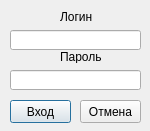
<?xml version="1.0" encoding="UTF-8"?>
<ui version="4.0">
 <class>Form_Auth</class>
 <widget class="QDialog" name="Form_Auth">
  <property name="geometry">
   <rect>
    <x>0</x>
    <y>0</y>
    <width>150</width>
    <height>131</height>
   </rect>
  </property>
  <property name="windowTitle">
   <string>Вход</string>
  </property>
  <property name="windowIcon">
   <iconset resource="res.qrc">
    <normaloff>:/new/prefix1/login.ico</normaloff>:/new/prefix1/login.ico</iconset>
  </property>
  <property name="autoFillBackground">
   <bool>true</bool>
  </property>
  <property name="modal">
   <bool>true</bool>
  </property>
  <widget class="QLineEdit" name="lineEdit_login">
   <property name="geometry">
    <rect>
     <x>10</x>
     <y>30</y>
     <width>131</width>
     <height>20</height>
    </rect>
   </property>
  </widget>
  <widget class="QLineEdit" name="lineEdit_Pass">
   <property name="geometry">
    <rect>
     <x>10</x>
     <y>70</y>
     <width>131</width>
     <height>20</height>
    </rect>
   </property>
   <property name="clearButtonEnabled">
    <bool>false</bool>
   </property>
  </widget>
  <widget class="QLabel" name="label">
   <property name="geometry">
    <rect>
     <x>60</x>
     <y>10</y>
     <width>46</width>
     <height>13</height>
    </rect>
   </property>
   <property name="text">
    <string>Логин</string>
   </property>
  </widget>
  <widget class="QLabel" name="label_2">
   <property name="geometry">
    <rect>
     <x>60</x>
     <y>50</y>
     <width>46</width>
     <height>13</height>
    </rect>
   </property>
   <property name="text">
    <string>Пароль</string>
   </property>
  </widget>
  <widget class="QPushButton" name="pushButton">
   <property name="geometry">
    <rect>
     <x>10</x>
     <y>100</y>
     <width>61</width>
     <height>23</height>
    </rect>
   </property>
   <property name="text">
    <string>Вход</string>
   </property>
  </widget>
  <widget class="QPushButton" name="pushButton_2">
   <property name="geometry">
    <rect>
     <x>80</x>
     <y>100</y>
     <width>61</width>
     <height>23</height>
    </rect>
   </property>
   <property name="text">
    <string>Отмена</string>
   </property>
  </widget>
 </widget>
 <resources>
  <include location="res.qrc"/>
 </resources>
 <connections/>
</ui>
